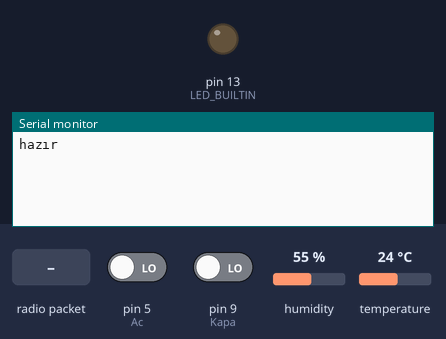
A sketch run on a simulated Arduino Uno, built with avr-gcc and run on an emulated ATmega328P. On the bench: output pins drawn as LEDs (lit = HIGH), the last lines printed to the serial monitor. Inputs (shaded band) come from the test bench; at power-on: pin 5 (Ac) LOW, pin 9 (Kapa) LOW, humidity 55 %, temperature 24 °C. Random numbers use the default seed unless the sketch sets one; no radio packets arrive unless stated.

Above: at 1.2 s.
1.3 s: pin 5 (Ac) driven HIGH
At 1.56 s:
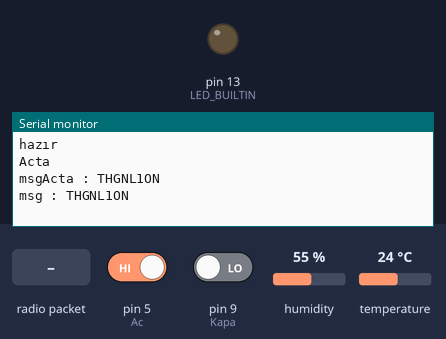
2.8 s: pin 9 (Kapa) driven HIGH
At 3.13 s:
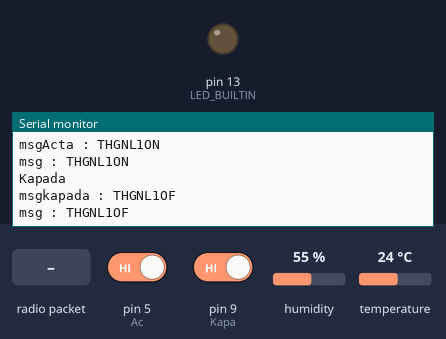
4.3 s: radio packet "THREPORT" arrives
At 4.69 s:
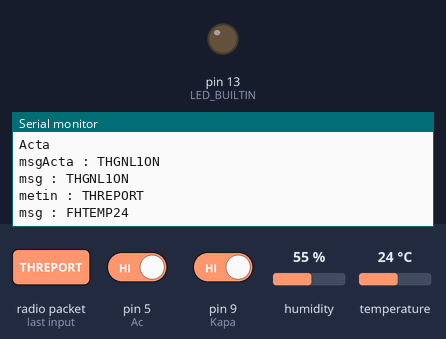
5.9 s: radio packet "THALMONN" arrives
At 7.36 s:
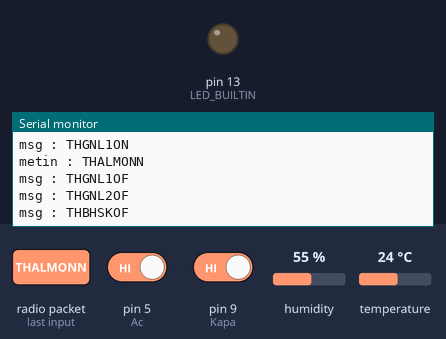
8.6 s: radio packet "TH" arrives
At 10.1 s:
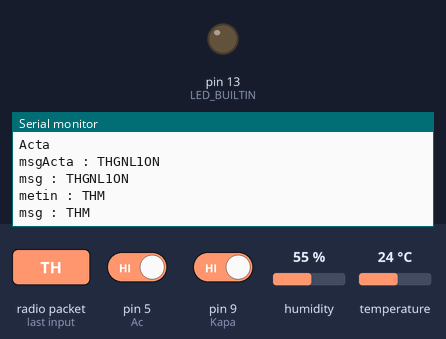

Measured:
- after the input at 1.3 s, the serial monitor: prints a new line at once (image 1)
- after the input at 2.8 s, the serial monitor: prints a new line after 0.07 s (image 2)
- after the input at 4.3 s, the serial monitor: prints a new line after 0.13 s (image 3)
- after the input at 5.9 s, the serial monitor: prints a new line after 0.48 s (image 4)
- after the input at 8.6 s, the serial monitor: prints a new line after 0.42 s (image 5)

The sketch:

REPETER.ino
```cpp
/************ HOME REPETER*************
 *  ÖN BAHÇEYE ULAŞMAYAN RF SINYALINI ALIP TEKRAR YOLLAMA
 *  AYRICA L1 LAMBASINI MANUEL YAKMA VE REPORT SORULDUĞUNDA
 *  ORTAM SICAKLIGINI İLETME
  ****************************/

#include <RH_ASK.h>
#include <SPI.h> // Not actually used but needed to compile
#include <dht11.h> // dht11 kütüphanesini ekliyoruz.

#define DHT11PIN 2 // DHT11PIN olarak Dijital 2"yi belirliyoruz.
#define Kapa 9
#define Ac 5

dht11 DHT11;

RH_ASK driver;

char *rdgelen;
String metin = "";
char *msg = "FHBASLAA";
char *btnmsg = "FHBASLAA";
String gitti= "";
String btngitti= "";

void setup() {

  pinMode(Ac, INPUT);
  pinMode(Kapa, INPUT);
  pinMode(LED_BUILTIN, OUTPUT);

  digitalWrite(LED_BUILTIN, LOW);

  Serial.begin(115200);
  if (!driver.init()) Serial.println("FHRFOFAA");

  Serial.println("hazır");

}


void loop()
{

 rfal();

 dugmeKont();


}


void rfal()
{
    char rfgiden[8];
    uint8_t buf[8];
    uint8_t buflen = sizeof(buf);

    if (driver.recv(buf, &buflen)) // Non-blocking
      {
         rdgelen = (char*)buf;
         metin = rdgelen;
         metin = metin.substring(0,8);
         Serial.print("metin : ");
         Serial.println(metin);
         if(  metin.substring(0,2) != "TH") return ;
         metin.toCharArray(msg, 9);

       if (metin == "THREPORT") {
        isi();
        return;
       }

       if (metin == "THALMONN") {
        secure();
        return;
       }
       if (metin.substring(0,2) == "TH") rdgonder();


        delay(1000);

      }

 }


 void isi()
{

 int chk = DHT11.read(DHT11PIN);
 int bb =DHT11.temperature;

 String baba = "FHTEMP" +String(bb);
 baba.toCharArray(msg, 9);
 rdgonder();

}


 void secure()
{
 // Serial.print("SECURE: ");
 digitalWrite(LED_BUILTIN, LOW);

 msg="THGNL1OF";
 rdgonder();
 delay (10);
 msg = "THGNL2OF";
 rdgonder();
 delay (10);
 msg = "THBHSKOF";
 rdgonder();
 delay (10);
 msg = "THLRNLOF";
 rdgonder();
 delay (10);
 msg = "THBHCSOF";
 rdgonder();
 delay (10);


}


 void dugmeKont()
{
   if (digitalRead(Kapa))
    {
      btngitti= String( random(6000, 10000));
      Serial.println("Kapada ");
     btnmsg ="THGNL1OF";
     delay(20);
     Serial.print("msgkapada : ");
  Serial.println(btnmsg);
     btnrdgonder();
     delay(10);
   }
   if (digitalRead(Ac))
   {
    Serial.println("Acta");
    btngitti= String( random(1, 5000));
    btnmsg = "THGNL1ON";
    delay(20);
    Serial.print("msgActa : ");
  Serial.println(btnmsg);
    btnrdgonder();
    delay(10);

 }

}


void rdgonder()

{

  Serial.print("msg : ");
  Serial.println(msg);

  if (gitti== msg){
   Serial.print("buuuu");
  return;
}
  else{


  driver.send((uint8_t *)msg, strlen(msg));
  driver.waitPacketSent();
  //Serial.print("Giden msg : ");
 // Serial.println(msg);
  delay(300);
/*
  driver.send((uint8_t *)msg, strlen(msg));
  driver.waitPacketSent();
 // Serial.print("Giden msg : ");
  //Serial.println(msg);
  delay(500);
  */
  gitti = msg;
  }
 }


void btnrdgonder()

{

  Serial.print("msg : ");
  Serial.println(btnmsg);

  if (btngitti== btnmsg){
   Serial.print("buuuu");
  return;
}
  else{

  driver.send((uint8_t *)btnmsg, strlen(btnmsg));
  driver.waitPacketSent();
  //Serial.print("Giden msg : ");
 // Serial.println(msg);
  delay(300);

 btngitti = btnmsg;
  }
 }
```
